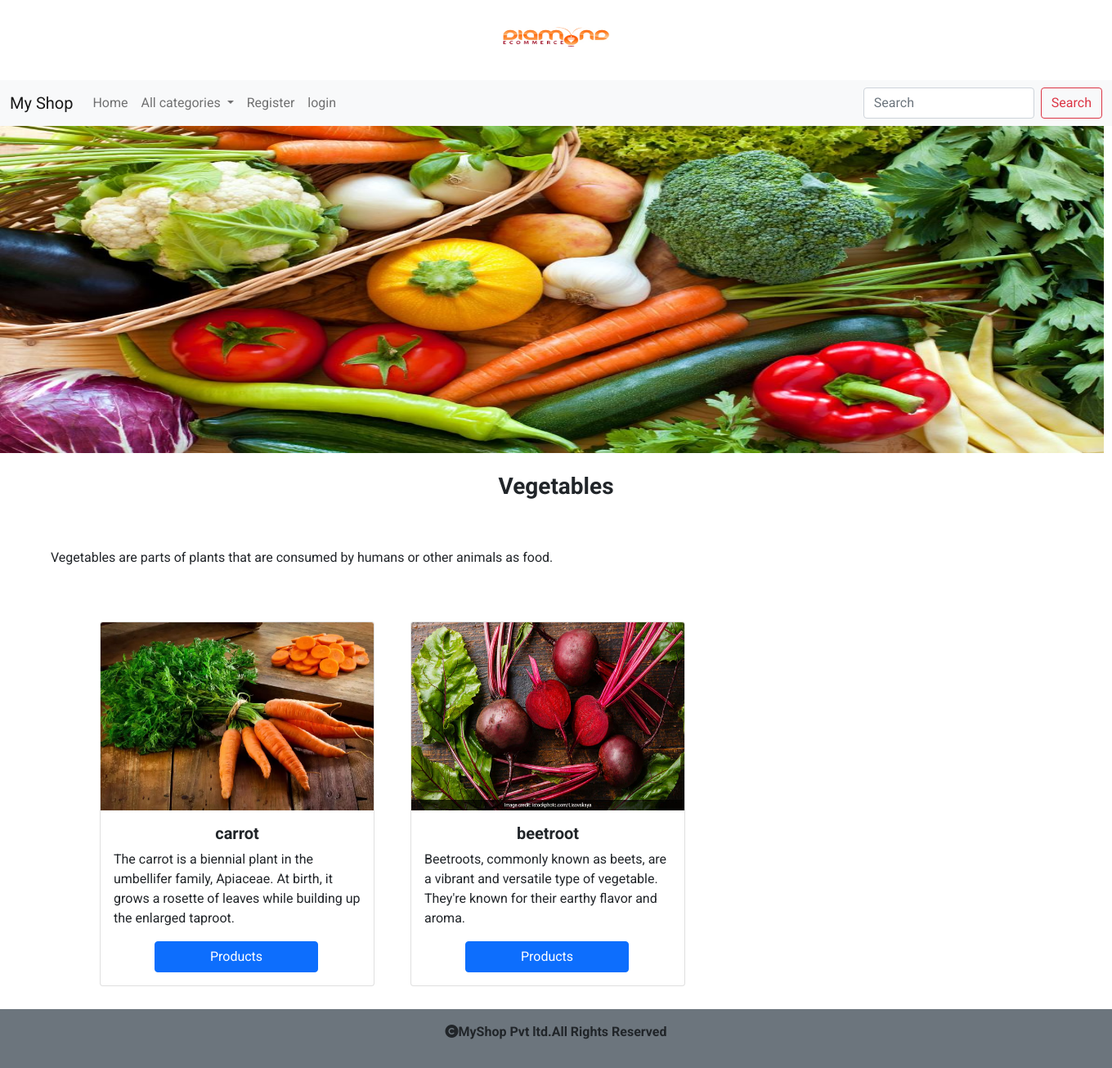
The page /allproduct/Vegetables on the database its author committed.
### shop/models.py (models this page shows, shortened)
class Category(models.Model):
    name=models.CharField(max_length=20)
    desc=models.TextField(max_length=200)
    image=models.ImageField(upload_to="category",null=True,blank=True)

class Product(models.Model):
    name=models.CharField(max_length=20)
    desc=models.TextField(max_length=200)
    image=models.ImageField(upload_to="product",null=True,blank=True)
    price=models.DecimalField(max_digits=10,decimal_places=2)
    category=models.ForeignKey(Category,on_delete=models.CASCADE)
    stock=models.IntegerField()
    available=models.BooleanField(default=True)
    created=models.DateTimeField(auto_now_add=True)
    updated=models.DateTimeField(auto_now=True)

### shop/views.py (the view)
# urls.py: path('allproduct/<p>',views.allproducts,name="allproducts"),
def allproducts(request,p):
    c = Category.objects.get(name=p)
    p = Product.objects.filter(category=c)
    return render(request,'product.html',{'c':c,'p':p})

### cart/context_processors.py (called while the page is built)
def total_count(request):
    item_count=0
    u=request.user
    try:
        cart=Cart.objects.filter(user=u)
        for i in cart:
            item_count+=i.quantity
    except:
        item_count=0
    return {'count':item_count}

### shop/context_processors.py (called while the page is built)
def menu_links(request):
    c=Category.objects.filter()
    return {'links':c}

### templates/product.html
{% extends 'base.html' %}
{% load static %}
{% block content %}
<div>
    <img src="{{c.image.url}}" height="400px" width="1350px">
</div><br>
<div class="container-fluid">
    <h3 class="text-center fw-bold">{{c.name}}</h3>
    <center><p style="text-align:justify;padding:50px;">{{c.desc}}</p></center>
</div>
<div class="container">
    <div class="row" style="padding-bottom:100px">
        {% for i in p %}
        <div class="col-sm-4">
            <div class="card" style="width: 21rem;">
                <img src="{{i.image.url}}" class="card-img-top" alt="..." height="230px" >
                <div class="card-body">
                    <center><h5 class="card-title"><b>{{i.name}}</b></h5></center>
                    <p class="card-text">{{i.desc}}</p>
                    <a href="{% url 'shop:detail' i.name %}" class="btn btn-primary" style="width:200px;margin-left:50px;">Products</a>
                </div>
            </div>
        </div>
        {% endfor %}
    </div>
</div>
{% endblock %}

### static/css/style.css (style rules this page uses)
body { font-family: 'Roboto', sans-serif; }

### rows shown on the page
Category: image (picture), name "Vegetables", desc "Vegetables are parts of plants that are consumed by humans or other animals as food."
Product: image (picture), name "carrot", desc "The carrot is a biennial plant in the umbellifer family, Apiaceae. At birth, it grows a rosette of leaves while building up the enlarged taproot."
Product: image (picture), name "beetroot", desc "Beetroots, commonly known as beets, are a vibrant and versatile type of vegetable. They're known for their earthy flavor and aroma."
